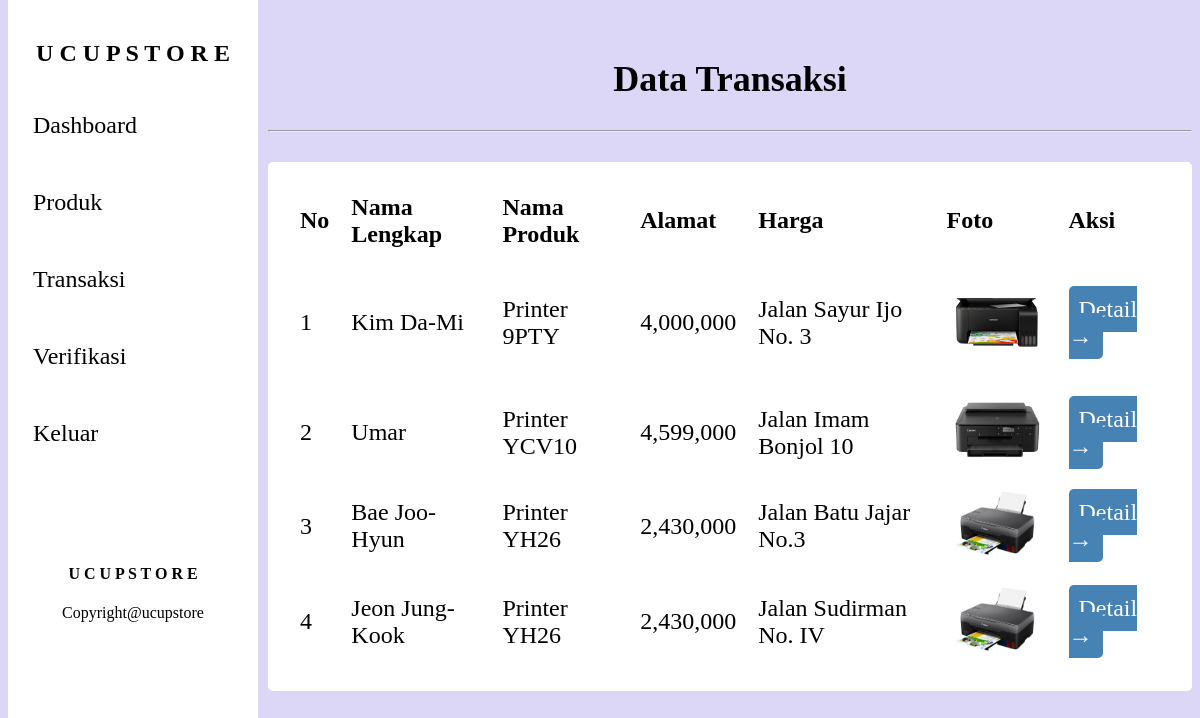
The page /admin/transaksi.php (signed in) on the database its author committed.
### tables this page shows
CREATE TABLE `transaksi` (
  `id_transaksi` int(11) NOT NULL,
  `name` varchar(100) NOT NULL,
  `alamat` varchar(100) NOT NULL,
  `no_hp` varchar(100) NOT NULL,
  `nama_produk` varchar(100) NOT NULL,
  `harga_produk` varchar(100) NOT NULL,
  `subtotal` varchar(100) NOT NULL,
  `foto_produk` varchar(100) NOT NULL,
  `status` enum('proses','dikirim','ditolak') NOT NULL
);

### admin/function.php (called while the page is built, shortened)
<?php
require '../koneksi.php';
function query($query){
    global $conn;
    $rows = [];
    $result = mysqli_query($conn, $query);
    while ($row = mysqli_fetch_assoc($result)) {
        $rows[] = $row;
    }
    return $rows;
}
?>

### admin/transaksi.php (the view, shortened to what this page needs)
<?php
require 'function.php';
$produk = query("SELECT * FROM transaksi WHERE status = 'dikirim'")
?>
<!DOCTYPE html>
<html lang="en">
<head>
    <link rel="stylesheet" href="../style/style.css">
</head>
<body>
    <?php include '../layout/sidebar.php' ?>
    <div class="main">
        <h2 class="judul">Data Transaksi</h2><hr>
    <table>
        <tr>
            <th>No</th>
            <th>Nama Lengkap</th>
            <th>Nama Produk</th>
            <th>Alamat</th>
            <th>Harga</th>
            <th>Foto</th>
            <th>Aksi</th>
        </tr>
        <?php $i = 1; ?>
        <?php foreach($produk as $data): ?>
            <tr>
                <td><?= $i; ?></td>
                <td><?= $data["name"]; ?></td>
                <td><?= $data["nama_produk"]; ?></td>
                <td><?= number_format($data["harga_produk"]); ?></td>
                <td><?= $data["alamat"]; ?></td>
                <td><img src="../foto/<?= $data['foto_produk']; ?>" width="100px" alt=""></td>
                <td>
                    <a href="detail_transaksi.php?id=<?=$data["id_transaksi"]; ?>" class="detail">Detail →</a>
                </td>
            </tr>
        <?php $i++; ?>
        <?php endforeach; ?>
        </table>
        </div>
</body>
</html>

### style/style.css (style rules this page uses)
body { background: #ddd; }
.main { margin-left: 260px; padding-top: 20px; font-size: 24px; }
a.detail { padding: 10px; color: rgb(255, 255, 255); background: #4682B4; text-decoration: none; cursor: pointer; transition: 0.3s; border-radius: 5px; }
table { width: 100%; border: none; border-radius: 5px; padding: 20px; background: #fff; margin-top: 30px; }
th, td { text-align: left; padding: 10px; }

### login/style.css (style rules this page uses)
body { background: #DCD6F7; }
.judul { text-align: center; }

### rows shown on the page
transaksi: name "Kim Da-Mi", nama_produk "Printer 9PTY", harga_produk "4,000,000", alamat "Jalan Sayur Ijo No. 3", foto_produk (picture)
transaksi: name "Umar", nama_produk "Printer YCV10", harga_produk "4,599,000", alamat "Jalan Imam Bonjol 10", foto_produk (picture)
transaksi: name "Bae Joo-Hyun", nama_produk "Printer YH26", harga_produk "2,430,000", alamat "Jalan Batu Jajar No.3", foto_produk (picture)
transaksi: name "Jeon Jung-Kook", nama_produk "Printer YH26", harga_produk "2,430,000", alamat "Jalan Sudirman No. IV", foto_produk (picture)
